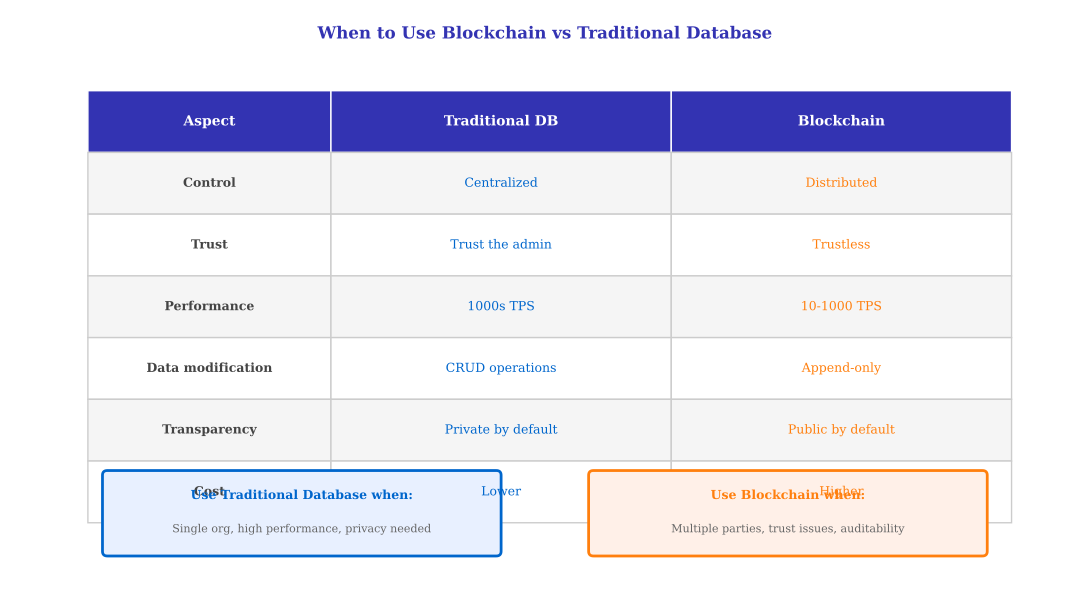

Write the Python code that produced this figure.
"""Blockchain vs Database - Comparison table visualization"""
from pathlib import Path
import matplotlib.pyplot as plt
import matplotlib.patches as mpatches
from matplotlib.patches import FancyBboxPatch
import numpy as np

plt.rcParams.update({
    'font.size': 10, 'axes.labelsize': 10, 'axes.titlesize': 11,
    'xtick.labelsize': 9, 'ytick.labelsize': 9, 'legend.fontsize': 9,
    'figure.dpi': 150, 'font.family': 'serif'
})

MLPURPLE = '#3333B2'
MLBLUE = '#0066CC'
MLORANGE = '#FF7F0E'
MLGREEN = '#2CA02C'
MLRED = '#D62728'

fig, ax = plt.subplots(figsize=(11, 6))
ax.set_xlim(0, 11)
ax.set_ylim(0, 6)
ax.axis('off')

# Title
ax.text(5.5, 5.7, 'When to Use Blockchain vs Traditional Database', ha='center',
        fontsize=12, fontweight='bold', color=MLPURPLE)

# Table data
headers = ['Aspect', 'Traditional DB', 'Blockchain']
rows = [
    ('Control', 'Centralized', 'Distributed'),
    ('Trust', 'Trust the admin', 'Trustless'),
    ('Performance', '1000s TPS', '10-1000 TPS'),
    ('Data modification', 'CRUD operations', 'Append-only'),
    ('Transparency', 'Private by default', 'Public by default'),
    ('Cost', 'Lower', 'Higher'),
]

# Draw table
col_widths = [2.5, 3.5, 3.5]
row_height = 0.65
start_x = 0.8
start_y = 4.5

# Header row
x = start_x
for i, (header, width) in enumerate(zip(headers, col_widths)):
    box = FancyBboxPatch((x, start_y), width, row_height,
                          boxstyle="square,pad=0", facecolor=MLPURPLE, edgecolor='white')
    ax.add_patch(box)
    ax.text(x + width/2, start_y + row_height/2, header, ha='center', va='center',
            fontsize=10, fontweight='bold', color='white')
    x += width

# Data rows
for row_idx, (aspect, traditional, blockchain) in enumerate(rows):
    y = start_y - (row_idx + 1) * row_height
    x = start_x

    # Alternating row colors
    bg_color = '#F5F5F5' if row_idx % 2 == 0 else 'white'

    # Aspect column
    box = FancyBboxPatch((x, y), col_widths[0], row_height,
                          boxstyle="square,pad=0", facecolor=bg_color, edgecolor='#CCCCCC')
    ax.add_patch(box)
    ax.text(x + col_widths[0]/2, y + row_height/2, aspect, ha='center', va='center',
            fontsize=9, fontweight='bold', color='#444444')
    x += col_widths[0]

    # Traditional DB column
    box = FancyBboxPatch((x, y), col_widths[1], row_height,
                          boxstyle="square,pad=0", facecolor=bg_color, edgecolor='#CCCCCC')
    ax.add_patch(box)
    ax.text(x + col_widths[1]/2, y + row_height/2, traditional, ha='center', va='center',
            fontsize=9, color=MLBLUE)
    x += col_widths[1]

    # Blockchain column
    box = FancyBboxPatch((x, y), col_widths[2], row_height,
                          boxstyle="square,pad=0", facecolor=bg_color, edgecolor='#CCCCCC')
    ax.add_patch(box)
    ax.text(x + col_widths[2]/2, y + row_height/2, blockchain, ha='center', va='center',
            fontsize=9, color=MLORANGE)

# Bottom verdict boxes
y_verdict = 0.3

# Use Database box
db_box = FancyBboxPatch((1, y_verdict), 4, 0.8, boxstyle="round,pad=0.05",
                         facecolor='#E8F0FF', edgecolor=MLBLUE, linewidth=2)
ax.add_patch(db_box)
ax.text(3, y_verdict + 0.55, 'Use Traditional Database when:', ha='center',
        fontsize=9, fontweight='bold', color=MLBLUE)
ax.text(3, y_verdict + 0.2, 'Single org, high performance, privacy needed',
        ha='center', fontsize=8, color='#666666')

# Use Blockchain box
bc_box = FancyBboxPatch((6, y_verdict), 4, 0.8, boxstyle="round,pad=0.05",
                         facecolor='#FFF0E8', edgecolor=MLORANGE, linewidth=2)
ax.add_patch(bc_box)
ax.text(8, y_verdict + 0.55, 'Use Blockchain when:', ha='center',
        fontsize=9, fontweight='bold', color=MLORANGE)
ax.text(8, y_verdict + 0.2, 'Multiple parties, trust issues, auditability',
        ha='center', fontsize=8, color='#666666')

plt.tight_layout()
plt.savefig(Path(__file__).parent / 'blockchain_vs_database.pdf',
            format='pdf', dpi=300, bbox_inches='tight')
plt.close()
